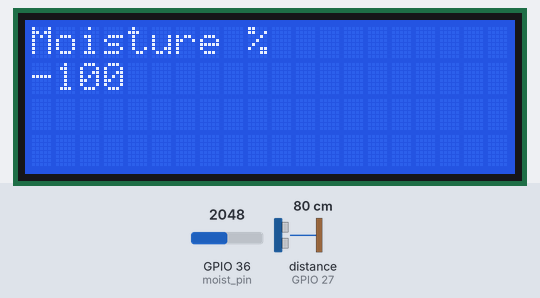
Recording of a sketch running on a simulated ESP32. Shown: 20×4 character LCD. Wiring (inferred from the names in the program): ultrasonic range finder: trigger GPIO 26; echo GPIO 27. Inputs (shaded band) come from the test bench; at power-on: distance to the obstacle (sensor on GPIO 27) 80 cm, GPIO 36 (moist_pin) = 2048. The echo pulse lasts 58.3 µs per cm; what the sketch prints to the serial monitor is not drawn.

Above: at 1.3 s.
1.4 s: distance to the obstacle (sensor on GPIO 27) set to 2 cm
At 2.9 s:
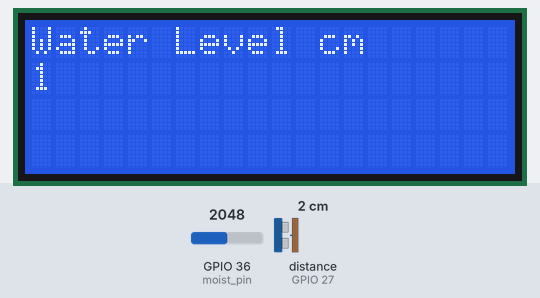
7.7 s: GPIO 36 (moist_pin) set to 2866
At 10.1 s:
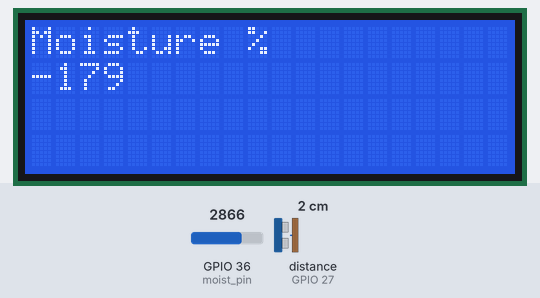
10.8 s: distance to the obstacle (sensor on GPIO 27) set to 4 cm
At 13.2 s:
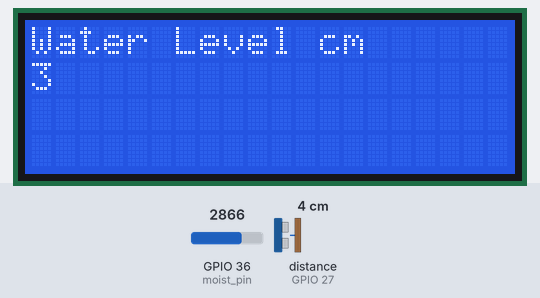
13.9 s: GPIO 36 (moist_pin) set to 3603
At 15.8 s:
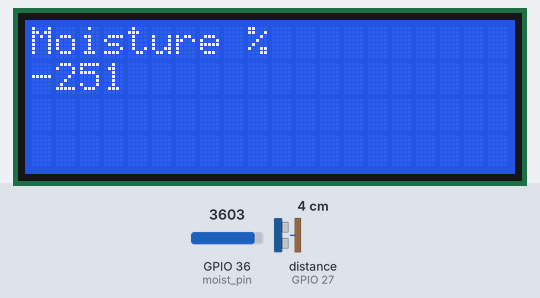
17.0 s: distance to the obstacle (sensor on GPIO 27) set to 9 cm
At 19.4 s:
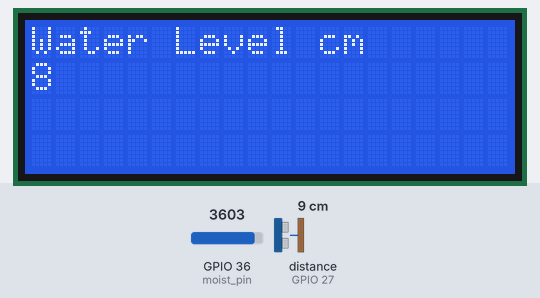
20.0 s: GPIO 36 (moist_pin) set to 4095
At 22.2 s:
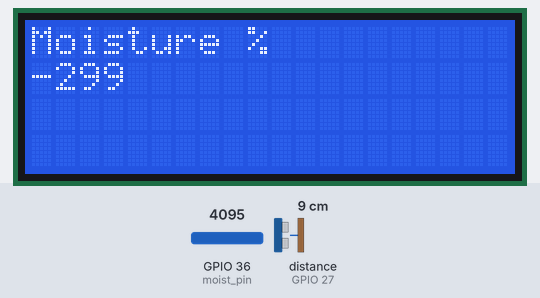
Timing chart, 0 to 23.7 s (numbered marks = the images above; inputs shaded):
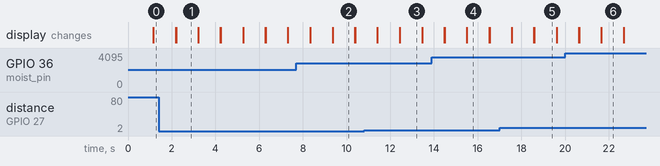

The sketch:

Arduino.ino
```cpp
#include <Wire.h>
#include <LiquidCrystal_I2C.h>
#include <ArduinoJson.h>

LiquidCrystal_I2C lcd(0x27,20,4);
String message = "";
bool messageReady = false;
const int trigPin = 26;
const int echoPin = 27;
long duration;
int distance;
const int moist_pin= A0;
int moist_value;
int moist_pct;
String mssg1;
String mssg2;

void setup() {
  Serial.begin(9600);
  pinMode(trigPin, OUTPUT);
  pinMode(echoPin, INPUT);
  lcd.init();
  lcd.init();
  lcd.backlight();
}

void loop() {
  distance = ult();
  delay(1000);
  lcd.clear();
  moist_pct = moisture();
  delay(1000);
  lcd.clear();
  StaticJsonDocument<200> doc;
  doc["Distance"] = distance;
  doc["Moisture%"] = moist_pct;
  serializeJson(doc,Serial);
  Serial.println();
  serializeJsonPretty(doc, Serial);
}

int ult(){
  digitalWrite(trigPin, LOW);
  delayMicroseconds(2);
  digitalWrite(trigPin, HIGH);
  delayMicroseconds(10);
  digitalWrite(trigPin, LOW);
  duration = pulseIn(echoPin, HIGH);
  distance= (duration*0.034/2);
  mssg1=("Water Level cm");
  mssg2=distance;
  display(mssg1, mssg2);
  return distance;
}
int moisture(){
  moist_value=analogRead(moist_pin);
  moist_pct=map(moist_value, 1024, 0, 0, 100);
  Serial.print("Moisture: ");
  Serial.print(moist_pct);
  Serial.println("%");
  mssg1=("Moisture %");
  mssg2=moist_pct;
  display(mssg1, mssg2);
  return moist_pct;
}
void display(String mssg1, String mssg2){
  lcd.setCursor(0,0);
  lcd.print(mssg1);
  lcd.setCursor(0,1);
  lcd.print(mssg2);
}
```

Measured:
- what the display in image 1 shows lasts 1.0 s, from 2.2 s to 3.2 s
